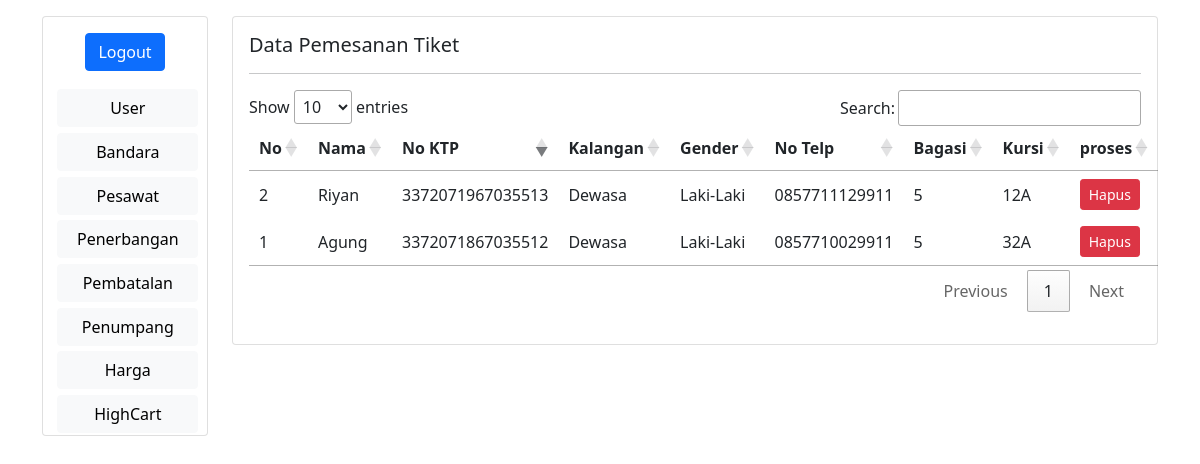
/penumpang.php (signed in), run on the app's committed database.
### tables this page shows
CREATE TABLE `penumpang` (
  `id_penumpang` int(20) NOT NULL,
  `nama` varchar(100) NOT NULL,
  `no_ktp` varchar(20) DEFAULT NULL,
  `jenis_penumpang` enum('Dewasa','Infant','Bayi') NOT NULL,
  `jenis_kelamin` enum('Perempuan','Laki-Laki') NOT NULL,
  `email` varchar(100) NOT NULL,
  `no_telp` varchar(13) NOT NULL,
  `alamat` varchar(100) NOT NULL,
  `kota` varchar(50) NOT NULL,
  `provinsi` varchar(50) NOT NULL,
  `tambahan_bagasi` enum('5','10','15') DEFAULT NULL,
  `kursi` varchar(5) NOT NULL,
  `id_penerbangan` int(50) NOT NULL,
  `id_user` int(11) NOT NULL
);

### penumpang.php (the view, shortened to what this page needs)
<?php
     if(isset($_COOKIE['unameA'])){
        $username=$_COOKIE['unameA'];
        $password=$_COOKIE['passA'];
        tampilkanData();
    } else if(isset($_SESSION['usernameA'])){
       tampilkanData();
    } else{
        echo "<center><h1>Anda harus login terlebih dahulu</h1></center>";
    }
?>
<?php function tampilkanData(){
?>
<!DOCTYPE html>
<html>
<head>
	<link href="https://cdn.jsdelivr.net/npm/bootstrap@5.0.2/dist/css/bootstrap.min.css" rel="stylesheet">
</head>
<body>
	<main>
		<div class="container mt-3">
			<div class="row">
				<div class="col-sm-2">
					<div class="card">
						<?php include "dasboardadmin.php"; ?>
					</div>
				</div>
				<div class="col-sm-10">
					<div class="card">
						<div class="card-body">
							<h5 class="card-tittle">Data Pemesanan Tiket</h5>
							<hr>
							<table id="tabel-data">
                                <thead class="thead-dark">
                                    <tr>
                                        <th>No</th>
                                        <th>Nama</th>
                                        <th>No KTP</th>
                                        <th>Kalangan</th>
                                        <th>Gender</th>
                                        <th>No Telp</th>
                                        <th>Bagasi</th>
                                        <th>Kursi</th>
                                        <th>proses</th>
                                    </tr>
                                </thead>
                                <tbody>
                                    <?php
                                    include_once('koneksi.php');
                                    $sql = mysqli_query($koneksi, "SELECT * FROM penumpang");
                                    foreach ($sql as $row) {
                                    ?>
                                        <tr>
                                            <td><?= $row["id_penumpang"]; ?></td>
                                            <td><?= $row["nama"]; ?></td>
                                            <td><?= $row["no_ktp"]; ?></td>
                                            <td><?= $row["jenis_penumpang"]; ?></td>
                                            <td><?= $row["jenis_kelamin"]; ?></td>
                                            <td><?= $row["no_telp"]; ?></td>
                                            <td><?= $row["tambahan_bagasi"]; ?></td>
                                            <td><?= $row["kursi"]; ?></td>
                                            <td>
                                                <a href="hpspenumpang.php?id=<?= $row['id_penumpang']; ?>" onclick="return confirm ('Apakah Anda yakin akan Menghapus Data?')" class="btn btn-danger btn-sm">Hapus</a>
                                            </td>
                                        </tr>
                                    <?php } ?>
                            </table>
						</div>
					</div>
				</div>
			</div>
		</div>
	</main>
    <link rel="stylesheet" type="text/css" media="screen" href="https://cdn.datatables.net/1.10.24/css/jquery.dataTables.min.css">
</body>
</html>
<?php } ?>

### data on the page
penumpang: id_penumpang "1", nama "Agung", no_ktp "3372071867035512", jenis_penumpang "Dewasa", jenis_kelamin "Laki-Laki", no_telp "0857710029911", tambahan_bagasi "5", kursi "32A"
penumpang: id_penumpang "2", nama "Riyan", no_ktp "3372071967035513", jenis_penumpang "Dewasa", jenis_kelamin "Laki-Laki", no_telp "0857711129911", tambahan_bagasi "5", kursi "12A"
